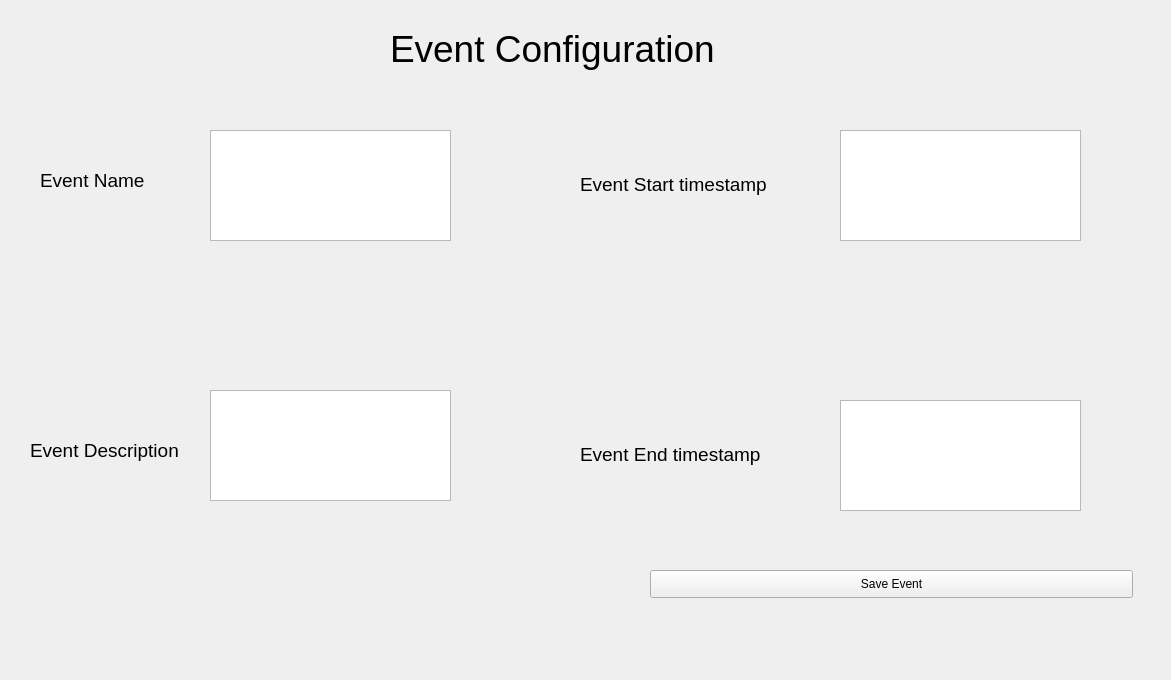
<?xml version="1.0" encoding="UTF-8"?>
<ui version="4.0">
 <class>Form</class>
 <widget class="QWidget" name="Form">
  <property name="geometry">
   <rect>
    <x>0</x>
    <y>0</y>
    <width>1171</width>
    <height>680</height>
   </rect>
  </property>
  <property name="windowTitle">
   <string>Form</string>
  </property>
  <widget class="QLabel" name="EventTitlelabel">
   <property name="geometry">
    <rect>
     <x>390</x>
     <y>20</y>
     <width>421</width>
     <height>57</height>
    </rect>
   </property>
   <property name="font">
    <font>
     <pointsize>28</pointsize>
    </font>
   </property>
   <property name="text">
    <string>Event Configuration</string>
   </property>
  </widget>
  <widget class="QTextBrowser" name="NameTextbox">
   <property name="geometry">
    <rect>
     <x>210</x>
     <y>130</y>
     <width>241</width>
     <height>111</height>
    </rect>
   </property>
  </widget>
  <widget class="QLabel" name="EventNamelabel">
   <property name="geometry">
    <rect>
     <x>40</x>
     <y>150</y>
     <width>141</width>
     <height>61</height>
    </rect>
   </property>
   <property name="font">
    <font>
     <pointsize>14</pointsize>
    </font>
   </property>
   <property name="text">
    <string>Event Name</string>
   </property>
  </widget>
  <widget class="QTextBrowser" name="EventStartTextbox">
   <property name="geometry">
    <rect>
     <x>840</x>
     <y>130</y>
     <width>241</width>
     <height>111</height>
    </rect>
   </property>
  </widget>
  <widget class="QLabel" name="EventStartlabel">
   <property name="geometry">
    <rect>
     <x>580</x>
     <y>170</y>
     <width>226</width>
     <height>28</height>
    </rect>
   </property>
   <property name="font">
    <font>
     <pointsize>14</pointsize>
    </font>
   </property>
   <property name="text">
    <string>Event Start timestamp</string>
   </property>
  </widget>
  <widget class="QTextBrowser" name="DescriptionTextbox">
   <property name="geometry">
    <rect>
     <x>210</x>
     <y>390</y>
     <width>241</width>
     <height>111</height>
    </rect>
   </property>
  </widget>
  <widget class="QLabel" name="EventDescriptionlabel">
   <property name="geometry">
    <rect>
     <x>30</x>
     <y>420</y>
     <width>181</width>
     <height>61</height>
    </rect>
   </property>
   <property name="font">
    <font>
     <pointsize>14</pointsize>
    </font>
   </property>
   <property name="text">
    <string>Event Description</string>
   </property>
  </widget>
  <widget class="QTextBrowser" name="EventEndTextbox">
   <property name="geometry">
    <rect>
     <x>840</x>
     <y>400</y>
     <width>241</width>
     <height>111</height>
    </rect>
   </property>
  </widget>
  <widget class="QLabel" name="EventEndlabel">
   <property name="geometry">
    <rect>
     <x>580</x>
     <y>440</y>
     <width>216</width>
     <height>28</height>
    </rect>
   </property>
   <property name="font">
    <font>
     <pointsize>14</pointsize>
    </font>
   </property>
   <property name="text">
    <string>Event End timestamp</string>
   </property>
  </widget>
  <widget class="QPushButton" name="SaveEventBut">
   <property name="geometry">
    <rect>
     <x>650</x>
     <y>570</y>
     <width>483</width>
     <height>28</height>
    </rect>
   </property>
   <property name="text">
    <string>Save Event</string>
   </property>
  </widget>
 </widget>
 <resources/>
 <connections/>
</ui>
